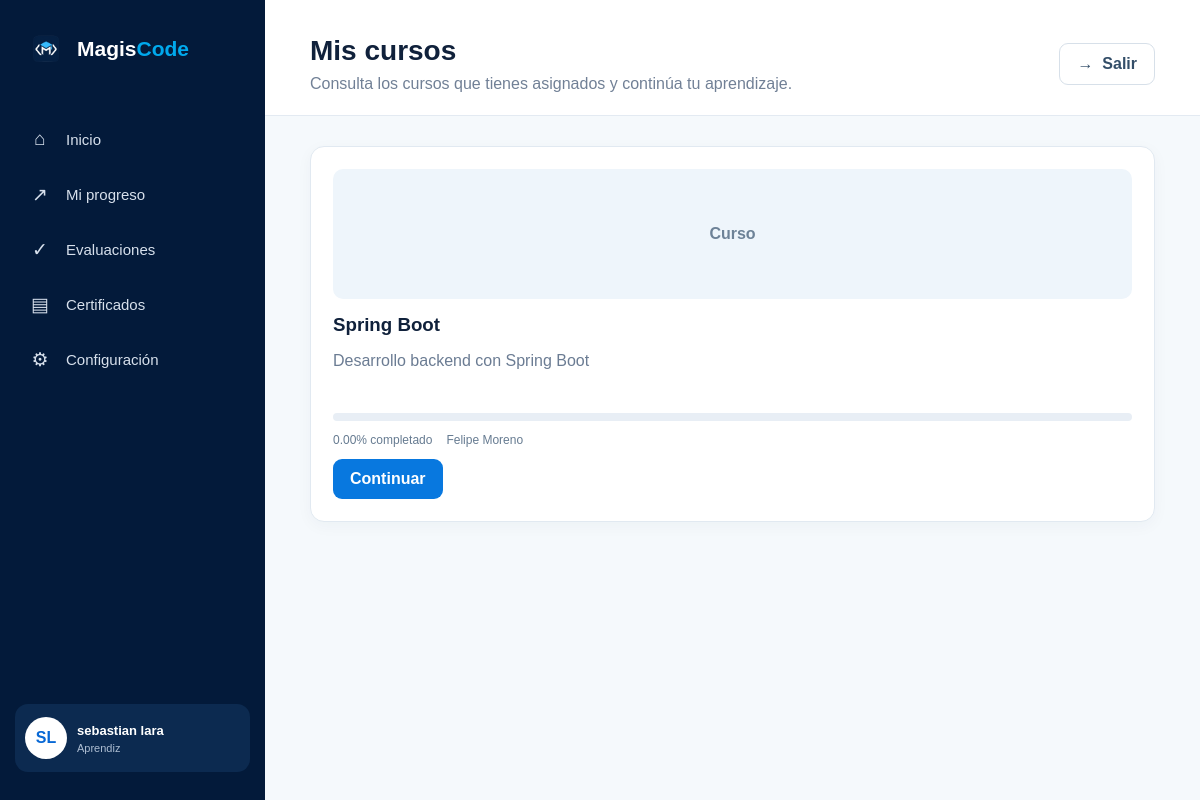
Screenshot of /index.php?route=mis-cursos (signed in) with the database file from the repository.
### tables this page shows
CREATE TABLE `curso_aprendiz` (
  `id_asignacion` int NOT NULL AUTO_INCREMENT,
  `estado_c_a` varchar(100) NOT NULL,
  `avance` decimal(5,2) NOT NULL,
  `fecha_asignacion` datetime DEFAULT CURRENT_TIMESTAMP,
  `id_curso_c_a` int NOT NULL,
  `id_usuario_c_a` bigint NOT NULL,
  PRIMARY KEY (`id_asignacion`),
  UNIQUE KEY `id_curso_c_a` (`id_curso_c_a`,`id_usuario_c_a`),
  KEY `id_usuario_c_a` (`id_usuario_c_a`),
  CONSTRAINT `curso_aprendiz_ibfk_1` FOREIGN KEY (`id_curso_c_a`) REFERENCES `curso` (`id_curso`),
  CONSTRAINT `curso_aprendiz_ibfk_2` FOREIGN KEY (`id_usuario_c_a`) REFERENCES `usuario` (`id_usuario`)
);

CREATE TABLE `curso` (
  `id_curso` int NOT NULL AUTO_INCREMENT,
  `titulo_curso` varchar(300) NOT NULL,
  `descripcion_curso` text NOT NULL,
  `ruta_imagen` varchar(300) NOT NULL,
  `estado_curso` varchar(20) DEFAULT 'Activo',
  `id_usuario_c` bigint NOT NULL,
  PRIMARY KEY (`id_curso`),
  KEY `id_usuario_c` (`id_usuario_c`),
  CONSTRAINT `curso_ibfk_1` FOREIGN KEY (`id_usuario_c`) REFERENCES `usuario` (`id_usuario`)
);

### app/controllers/AprendizController.php (called while the page is built, shortened)
<?php
require_once __DIR__ . '/../models/Curso.php';
class AprendizController
{
    public function cursos(): void
    {
        $c = (new Curso())->asignados((int) $_SESSION['usuario']);
        require __DIR__ . '/../views/aprendiz/cursos.php';
    }
}

### index.php (called while the page is built, shortened)
<?php
require_once __DIR__ . '/config/database.php';
$route = $_GET['route'] ?? '';
$rutas = [
    'dashboard' => ['DashboardController', 'index'],
    'usuarios' => ['AdminController', 'usuarios'],
    'nuevo-usuario' => ['AdminController', 'nuevoUsuario'],
    'editar-usuario' => ['AdminController', 'editarUsuario'],
    'importar-usuarios' => ['AdminController', 'importarUsuarios'],
    'asignar' => ['AdminController', 'asignar'],
    'estado-usuario' => ['AdminController', 'estado'],
    'cursos' => ['CursoController', 'index'],
    'crear-curso' => ['CursoController', 'crear'],
    'curso' => ['CursoController', 'contenido'],
    'crear-modulo' => ['CursoController', 'modulo'],
    'crear-leccion' => ['CursoController', 'leccion'],
    'crear-recurso' => ['CursoController', 'recurso'],
    'instructor-aprendices' => ['CursoController', 'aprendices'],
    'evaluaciones-instructor' => ['EvaluacionController', 'instructor'],
    'crear-evaluacion' => ['EvaluacionController', 'crear'],
    'crear-pregunta' => ['EvaluacionController', 'crearPregunta'],
    'evaluaciones-aprendiz' => ['EvaluacionController', 'aprendiz'],
    'evaluacion' => ['EvaluacionController', 'ver'],
    'responder-evaluacion' => ['EvaluacionController', 'responder'],
    'progreso' => ['AprendizController', 'progreso'],
    'mis-cursos' => ['AprendizController', 'cursos'],
    'certificados' => ['AprendizController', 'certificados'],
    'reportes' => ['ReportController', 'admin'],
    'reportes-instructor' => ['ReportController', 'instructor'],
    'configuracion' => ['ConfiguracionController', 'index'],
    'cambiar-password' => ['ConfiguracionController', 'password'],
    'actualizar-perfil' => ['ConfiguracionController', 'actualizarPerfil'],
];
[$controlador, $metodo] = $rutas[$route];
(new $controlador())->$metodo();

### config/database.php (called while the page is built, shortened)
<?php
class Database {
    private static ?PDO $pdo = null;
    public static function getConnection(): PDO {
        if (self::$pdo === null) {
            $dsn = 'mysql:host='.DB_HOST.';dbname='.DB_NAME.';charset=utf8mb4';
            self::$pdo = new PDO($dsn, DB_USER, DB_PASS, [
                PDO::ATTR_ERRMODE => PDO::ERRMODE_EXCEPTION,
                PDO::ATTR_DEFAULT_FETCH_MODE => PDO::FETCH_ASSOC,
                PDO::ATTR_EMULATE_PREPARES => false,
            ]);
        }
        return self::$pdo;
    }
}

### app/models/Model.php (called while the page is built, shortened)
<?php
require_once __DIR__ . '/../../config/database.php';
abstract class Model {
    public function __construct() { $this->db = Database::getConnection(); }
}

### app/models/Curso.php (called while the page is built, shortened)
<?php
require_once __DIR__ . '/Model.php';
class Curso extends Model
{
    public function asignados(int $aprendizId): array
    {
        $sql = "SELECT ca.*, c.titulo_curso, c.descripcion_curso, c.ruta_imagen,
                       CONCAT(u.nombre, ' ', u.apellido) instructor
                FROM curso_aprendiz ca
                JOIN curso c ON c.id_curso = ca.id_curso_c_a
                JOIN usuario u ON u.id_usuario = c.id_usuario_c
                WHERE ca.id_usuario_c_a = ?
                ORDER BY ca.id_asignacion DESC";
        $stmt = $this->db->prepare($sql);
        $stmt->execute([$aprendizId]);
        return $stmt->fetchAll();
    }
}

### app/views/aprendiz/cursos.php (the view)
<?php $pageTitle='Mis cursos';$pageSubtitle='Consulta los cursos que tienes asignados y continúa tu aprendizaje.';require __DIR__.'/../partials/header.php'; ?><div class="grid"><?php foreach($c as $x): ?><div class="card course-card"><div class="course-image">Curso</div><h3><?=htmlspecialchars($x['titulo_curso'])?></h3><p><?=htmlspecialchars($x['descripcion_curso'])?></p><div class="progress"><span style="width:<?=min(100,(float)$x['avance'])?>%"></span></div><div class="meta"><span><?=htmlspecialchars($x['avance'])?>% completado</span><span><?=htmlspecialchars($x['instructor'])?></span></div><a class="btn btn-primary" href="index.php?route=curso&id=<?=$x['id_curso_c_a']?>">Continuar</a></div><?php endforeach; ?><?php if(!$c): ?><div class="empty">No tienes cursos asignados.</div><?php endif; ?></div><?php require __DIR__.'/../partials/footer.php'; ?>

### assets/css/app.css (style rules this page uses)
* { box-sizing:border-box }
body { margin:0;font-family:Arial,Helvetica,sans-serif;background:#f5f9fc;color:#10213b }
.btn { display:inline-flex;align-items:center;justify-content:center;border:0;border-radius:9px;padding:11px 17px;text-decoration:none;font-weight:600;cursor:pointer }
.btn-primary { background:#0878df;color:white }
.grid { display:grid;grid-template-columns:repeat(auto-fit,minmax(240px,1fr));gap:18px }
.card,.panel { background:#fff;border:1px solid #e1e9f1;border-radius:14px;padding:22px;box-shadow:0 4px 16px rgba(15,40,70,.04) }
.course-card h3 { margin:0 0 9px }
.course-card p { color:#6b7c93;min-height:45px }
.course-card .meta { display:flex;gap:14px;font-size:12px;color:#667b91;margin:12px 0 }
.progress { height:8px;background:#e8eef5;border-radius:10px;overflow:hidden }
.course-image { height:130px;background:#eef5fb;border-radius:10px;display:flex;align-items:center;justify-content:center;color:#6d8297;font-weight:700;margin-bottom:15px }

### rows the page displays
curso_aprendiz: id_curso_c_a.titulo_curso "Spring Boot", id_curso_c_a.descripcion_curso "Desarrollo backend con Spring Boot", avance "0.00", instructor "Felipe Moreno"

### other values shown
$initials "SL"
$nombre "sebastian lara"
$_SESSION['rol'] "Aprendiz"
$pageTitle "Mis cursos"
$pageSubtitle "Consulta los cursos que tienes asignados y continúa tu aprendizaje."
